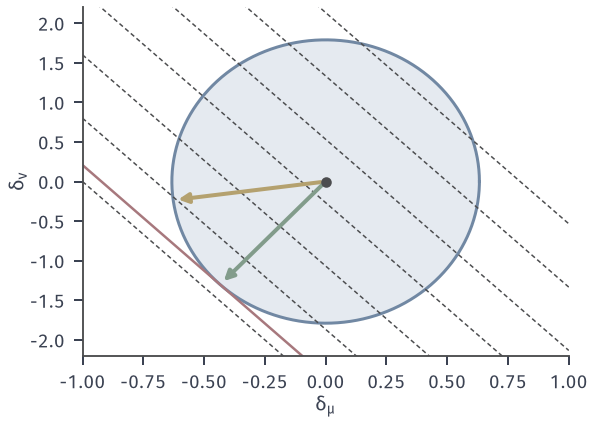

Recreate this plot in Python.
"""Constrained steepest descent at N(1,4) in (mu,v) for L=D_KL(N(mu,v)||N(0,1)): g=(1,0.375), G=diag(1/4,1/32).
Blue ellipse (1/2) d^T G d = 0.05; gray dashed: level lines <g,d>=c; green: natural step -t G^{-1}g (t=0.1085);
yellow: Euclidean direction -g scaled to the same ellipse (t=0.627)."""
from pathlib import Path
import sys
HERE = Path(__file__).resolve().parent
sys.path.insert(0, str(HERE.parent/"igeo-common"))
from common import *

fig, ax = figure(width_mm=84, height_mm=60)
g = np.array([1.0, 0.375]); G = np.diag([0.25, 1/32]); eps = 0.05
nat = -np.linalg.solve(G, g); nat *= np.sqrt(2*eps/(nat@G@nat))
euc = -g*np.sqrt(2*eps/(g@G@g))
ang = np.linspace(0, 2*np.pi, 300); ra, rb = np.sqrt(2*eps/G[0, 0]), np.sqrt(2*eps/G[1, 1])
ax.fill(ra*np.cos(ang), rb*np.sin(ang), color=BLUE_FILL, lw=0); ax.plot(ra*np.cos(ang), rb*np.sin(ang), color=BLUE, lw=1.2)
xs = np.linspace(-1, 1, 10)
for c in np.linspace(-1.0, 0.8, 7):
    ax.plot(xs, (c-g[0]*xs)/g[1], color=STROKE, lw=0.6, ls=(0, (3, 2)))
cmin = g@nat
ax.plot(xs, (cmin-g[0]*xs)/g[1], color=RED, lw=1.0)
for v_, col in ((euc, YELLOW), (nat, GREEN)):
    ax.annotate('', xy=v_, xytext=(0, 0), arrowprops=dict(arrowstyle='-|>', color=col, lw=1.6, mutation_scale=8))
ax.scatter([0], [0], s=12, color=STROKE, zorder=5)
ax.set_xlim(-1, 1); ax.set_ylim(-2.2, 2.2)
ax.set_xlabel(r'$\delta_{\mu}$', labelpad=1); ax.set_ylabel(r'$\delta_{v}$', labelpad=1)
save(fig, HERE, 'figure', {'nat_step': nat.tolist(), 'euc_step': euc.tolist(), 'lin_nat': float(g@nat), 'lin_euc': float(g@euc)})
